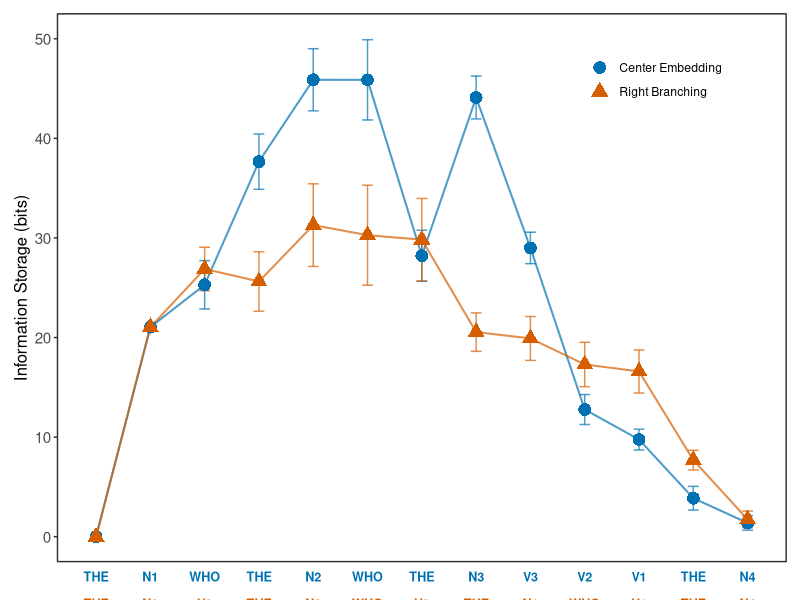

Generate this figure with R: (Note: this script raises an error after producing the figure.)
rm(list=ls())
library(tidyverse)
library(ggplot2)

d <- read_csv("../data/center_embedding_bert.csv")

df_summary <- d %>%
  filter(!is.na(stor)) %>%
  group_by(condition, word_position, region) %>%
  summarise(
    mean_stor = mean(stor, na.rm = TRUE),
    sd_stor = sd(stor, na.rm = TRUE),
    n = n(),
    .groups = "drop"
  ) %>%
  mutate(
    se = sd_stor / sqrt(n),
    ci_lower = mean_stor - 1.96 * se,
    ci_upper = mean_stor + 1.96 * se,
    condition_label = factor(
      condition,
      levels = c("CE", "RB"), 
      labels = c("Center Embedding", "Right Branching")
    )
  )

axis_labels <- df_summary %>%
  select(word_position, region, condition) %>%
  mutate(
    y_pos = if_else(condition == "CE", -4, -6.7),
    condition_label = if_else(condition == "CE", "Center Embedding", "Right Branching")
  )

ggplot(df_summary, aes(x = word_position, y = mean_stor, color = condition_label, shape = condition_label)) +
  geom_errorbar(aes(ymin = ci_lower, ymax = ci_upper), width = 0.2, alpha = 0.7, show.legend = FALSE) +
  geom_line(linewidth = 0.7, alpha = 0.7, show.legend = FALSE) +
  geom_point(size = 4) +
  geom_text(
    data = axis_labels,
    aes(x = word_position, y = y_pos, label = region, color = condition_label),
    size = 3.2,
    fontface = "bold",
    inherit.aes = FALSE, 
    show.legend = FALSE
  ) +
  scale_color_manual(values = c("Center Embedding" = "#0072B2", "Right Branching" = "#D55E00")) +
  scale_x_continuous(breaks = 1:max(df_summary$word_position)) +
  coord_cartesian(ylim = c(0, 50), clip = "off") +
  
  labs(
    x = NULL,
    y = "Information Storage (bits)",
    color = NULL,
    shape = NULL
  ) +
  theme_bw() +
  theme(
    legend.position = c(0.82, 0.88), 
    panel.grid.major = element_blank(),
    panel.grid.minor = element_blank(),
    axis.text.x = element_blank(),
    axis.ticks.x = element_blank(),
    axis.text.y = element_text(size = 11),
    axis.title = element_text(size = 12),
    plot.margin = margin(t = 10, r = 10, b = 25, l = 10)
  )
ggsave("../result/png/centerembedding_bert.png", device = "png", width = 5, height = 3.5, units = "in", dpi = 600, bg = "transparent")
ggsave("../result/pdf/centerembedding_bert.pdf", device = "pdf", width = 5, height = 3.5, units = "in", bg = "transparent")



df_total_stats <- d %>%
  group_by(item, condition) %>%
  summarise(total_sentence_stor = sum(stor), .groups = "drop") %>%
  group_by(condition) %>%
  summarise(
    mean_total_stor = mean(total_sentence_stor),
    sd_total_stor = sd(total_sentence_stor),
    n = n()
  ) %>%
  mutate(
    mean_formatted = sprintf("%.2f", mean_total_stor),
    sd_formatted = sprintf("%.2f", sd_total_stor),
    condition_label = factor(
      condition,
      levels = c("CE", "RB"),
      labels = c("Center Embedding", "Right Branching")
    )
  )

df_total_stats %>% 
  transmute(Condition = condition_label, 
            `Mean Total Storage (bits)` = mean_formatted,
            `SD` = sd_formatted) %>% 
  print()



d_rel <- read_csv("../data/relative_clause_bert.csv")

df_summary <- d_rel %>%
  filter(!is.na(stor)) %>%
  group_by(condition, word_position, region) %>%
  summarise(
    mean_stor = mean(stor, na.rm = TRUE),
    sd_stor = sd(stor, na.rm = TRUE),
    n = n(),
    .groups = "drop"
  ) %>%
  mutate(
    se = sd_stor / sqrt(n),
    ci_lower = mean_stor - 1.96 * se,
    ci_upper = mean_stor + 1.96 * se,
    condition_label = factor(
      condition,
      levels = c("SR", "OR"),
      labels = c("Subject Relative", "Object Relative")
    )
  )

axis_labels <- df_summary %>%
  select(word_position, region, condition) %>%
  mutate(
    y_pos = if_else(condition == "SR", -3, -5),
    condition_label = if_else(condition == "SR", "Subject Relative", "Object Relative")
  )


ggplot(df_summary, aes(x = word_position, y = mean_stor, color = condition_label, shape = condition_label)) +
  geom_errorbar(aes(ymin = ci_lower, ymax = ci_upper), width = 0.2, alpha = 0.7, show.legend = FALSE) +
  geom_line(linewidth = 0.7, alpha = 0.7, show.legend = FALSE) +
  geom_point(size = 4) +
  geom_text(
    data = axis_labels,
    aes(x = word_position, y = y_pos, label = region, color = condition_label),
    size = 3.2,
    fontface = "bold",
    inherit.aes = FALSE, 
    show.legend = FALSE
  ) +
  scale_color_manual(values = c("Subject Relative" = "#0072B2", "Object Relative" = "#D55E00")) +
  scale_x_continuous(breaks = 1:max(df_summary$word_position)) +
  coord_cartesian(ylim = c(0, 36), clip = "off") +
  
  labs(
    x = NULL,
    y = "Information Storage (bits)",
    color = NULL,
    shape = NULL
  ) +
  theme_bw() +
  theme(
    legend.position = c(0.82, 0.88), 
    panel.grid.major = element_blank(),
    panel.grid.minor = element_blank(),
    axis.text.x = element_blank(),
    axis.ticks.x = element_blank(),
    axis.text.y = element_text(size = 11),
    axis.title = element_text(size = 12),
    plot.margin = margin(t = 10, r = 10, b = 25, l = 10)
  )


ggsave("../result/png/relatives_bert.png", device = "png", width = 5, height = 3.5, units = "in", dpi = 600, bg = "transparent")
ggsave("../result/pdf/relatives_bert.pdf", device = "pdf", width = 5, height = 3.5, units = "in", bg = "transparent")

df_total_stats_rel <- d_rel %>%
  filter(!is.na(stor)) %>%
  group_by(item, condition) %>%
  summarise(total_sentence_stor = sum(stor), .groups = "drop") %>%
  group_by(condition) %>%
  summarise(
    mean_total_stor = mean(total_sentence_stor),
    sd_total_stor = sd(total_sentence_stor),
    n = n()
  ) %>%
  mutate(
    mean_formatted = sprintf("%.2f", mean_total_stor),
    sd_formatted = sprintf("%.2f", sd_total_stor),
    condition_label = factor(
      condition,
      levels = c("SR", "OR"),
      labels = c("Subject Relative", "Object Relative")
    )
  )

df_total_stats_rel %>% 
  transmute(Condition = condition_label, 
            `Mean Total Storage (bits)` = mean_formatted,
            `SD` = sd_formatted) %>% 
  print()
